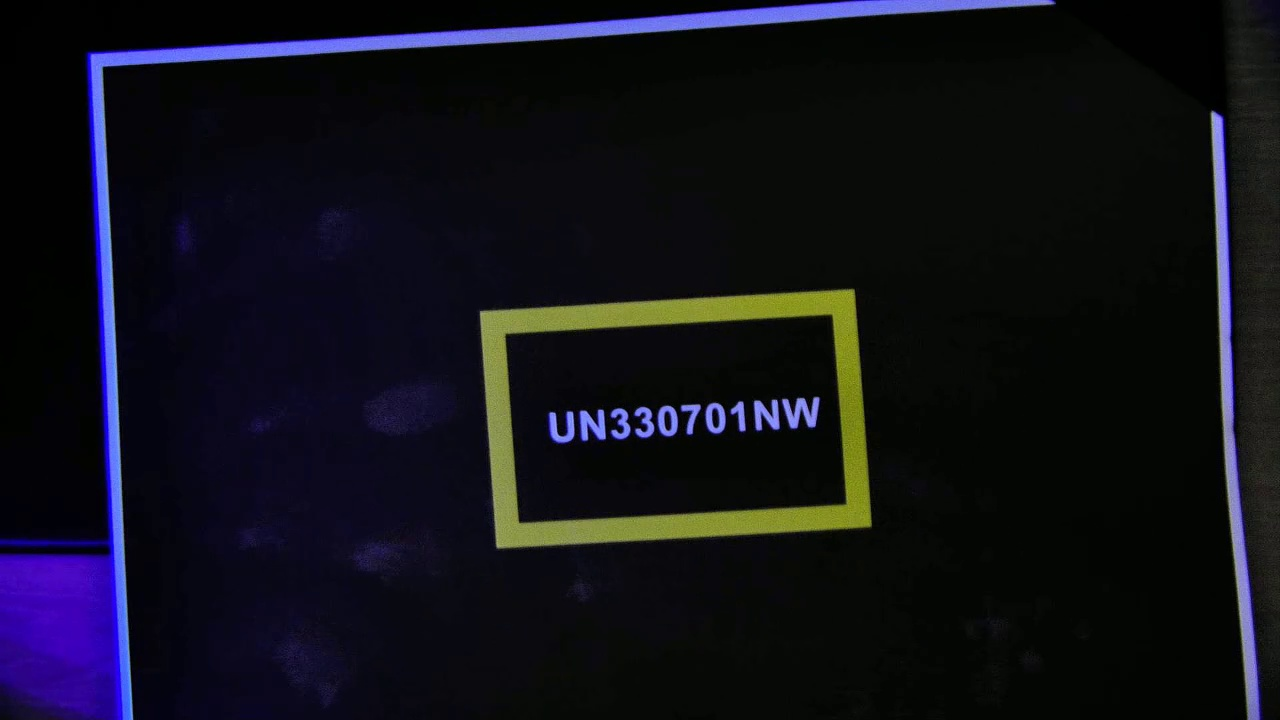
#> input picture reference.jpg, 1280 x 720 px, found by its file name
$ python -i main_vedio_Fixedpoint_PaddleOCR.py   (imports and definitions only)
#> lines starting #> are read from the running program, lines starting #| are printed output that depends on the picture; after the words box and inside, x2 and y2 are one past the last pixel; in counts of white or black regions, pixels touching at a corner belong together
import cv2
import numpy as np
from paddleocr import PaddleOCR
import re
import time
from collections import Counter
import base64

# 初始化 PaddleOCR
# https://www.paddleocr.ai/latest/version3.x/pipeline_usage/OCR.html#1-ocr
# [8 lines that did not run here, left out]

conf_threshold = 0.5
frame_count = 0
start_time = time.time()
last_ocr_time = 0
text_counter = Counter()
text_conf_dict = {}  # 記錄每個文字最高 confidence和座標
serial_number = 1
out_of_area = True  # 一開始假設不在檢測區
defect_margin = 30  # 邊界緩衝
last_roi_image = None  # 保存最後一次的ROI圖像

# 標準化尺寸
STANDARD_WIDTH = 400
STANDARD_HEIGHT = 300


def order_points(pts):
    rect = np.zeros((4, 2), dtype="float32")
    s = pts.sum(axis=1)
    rect[0] = pts[np.argmin(s)]
    rect[2] = pts[np.argmax(s)]
    diff = np.diff(pts, axis=1)
    rect[1] = pts[np.argmin(diff)]
    rect[3] = pts[np.argmax(diff)]
    return rect

def four_point_transform(image, pts):
    rect = order_points(pts)
    (tl, tr, br, bl) = rect
    widthA = np.linalg.norm(br - bl)
    widthB = np.linalg.norm(tr - tl)
    maxWidth = int(max(widthA, widthB))
    heightA = np.linalg.norm(tr - br)
    heightB = np.linalg.norm(tl - bl)
    maxHeight = int(max(heightA, heightB))
    if maxWidth <= 0 or maxHeight <= 0:
        return None
    dst = np.array([
        [0, 0],
        [maxWidth - 1, 0],
        [maxWidth - 1, maxHeight - 1],
        [0, maxHeight - 1]], dtype="float32")
    M = cv2.getPerspectiveTransform(rect, dst)
    warped = cv2.warpPerspective(image, M, (maxWidth, maxHeight))
    return warped

# [29 lines left out: functions normalize_image_size, bbox_to_minmax, normalize_bbox_coordinates, not called in this run]

def run_ocr_and_collect_text(warped_img, conf_threshold=0.5):
    results = {}
    try:
        ocr_results = ocr_reader.predict(warped_img)
        #print(f"🔍 ocr_results: {ocr_results}")  # ← 看看有沒有偵測到任何東西
        for page in ocr_results:
            rec_texts = page.get('rec_texts', [])
            rec_scores = page.get('rec_scores', [])
            rec_polys = page.get('rec_polys', [])  # 四點座標
            #print(f"📦 texts={rec_texts}, scores={rec_scores}, boxes={rec_polys}")
            for poly, text, score in zip(rec_polys, rec_texts, rec_scores):
                if score >= conf_threshold:
                    clean_text = re.sub(r'[^A-Za-z0-9]', '', text)
                    if clean_text:
                        text_counter[clean_text] += 1
                        text_conf_dict[clean_text] = max(text_conf_dict.get(clean_text, 0.0), float(score))
                        results[clean_text] = {
                            "score": float(score),
                            "bbox": bbox_to_minmax(poly)
                        }
    except Exception as e:
        print("OCR error on warped:", e)
    return results

# [92 lines left out: functions image_to_base64, calculate_iou, not called in this run]

# 全局變數存儲標準答案圖片和文字
reference_warped_img = None
reference_text = None

# 當前檢測會話的位置記錄
current_session_position_checked = False
current_session_position_status = "clear"
current_session_warped_img = None

def load_reference_image(ref_path):
    """載入標準答案圖片並記錄warped圖片和文字"""
    global reference_warped_img, reference_text

    try:
        ref_image = cv2.imread(ref_path)
        if ref_image is None:
            print(f"❌ Cannot load reference image: {ref_path}")
            return False

        # 找標準答案的矩形並做透視變換
        ref_gray = cv2.cvtColor(ref_image, cv2.COLOR_BGR2GRAY)
        blur = cv2.GaussianBlur(ref_gray, (5, 5), 0)
        edges = cv2.Canny(blur, 50, 150)
        contours, _ = cv2.findContours(edges, cv2.RETR_EXTERNAL, cv2.CHAIN_APPROX_SIMPLE)

        max_area = 0
        best_approx = None
        valid_rectangles = 0

        for i, cnt in enumerate(contours):
            peri = cv2.arcLength(cnt, True)
            approx = cv2.approxPolyDP(cnt, 0.02 * peri, True)
            area = cv2.contourArea(approx)

            if len(approx) == 4:
                valid_rectangles += 1
                if area > 5000:
                    if area > max_area:
                        max_area = area
                        best_approx = approx.reshape(4, 2).astype(np.float32)

        if best_approx is None:
            print("❌ Cannot find rectangle in reference image")
            return False

        # 透視變換
        ref_warped = four_point_transform(ref_image, best_approx)
        if ref_warped is None:
            print("❌ Perspective transform failed")
            return False

        print(f"📐 標準圖透視變換後尺寸: {ref_warped.shape[:2]}")

        # 保存warped圖片
        reference_warped_img = ref_warped.copy()

        # OCR標準答案獲取文字
        ocr_texts = run_ocr_and_collect_text(ref_warped, conf_threshold)

        if len(ocr_texts) != 0:
            # 保存第一個檢測到的文字
            reference_text = list(ocr_texts.keys())[0]
            print(f"📍 標準答案文字: '{reference_text}'")
            return True
        return False

    except Exception as e:
        print(f"❌ Error loading reference image: {e}")
        import traceback
        traceback.print_exc()
        return False

# 載入標準答案
reference_image_path = r".\reference.jpg"  # 請修改為你的標準答案圖片路徑
reference_loaded = load_reference_image(reference_image_path)
#> in load_reference_image, ref_image is the input picture: shape (720, 1280, 3); mean B, G, R 24.4, 16.1, 16.1
#> in load_reference_image, `ref_gray = cv2.cvtColor(ref_image, cv2.COLOR_BGR2GRAY)`:
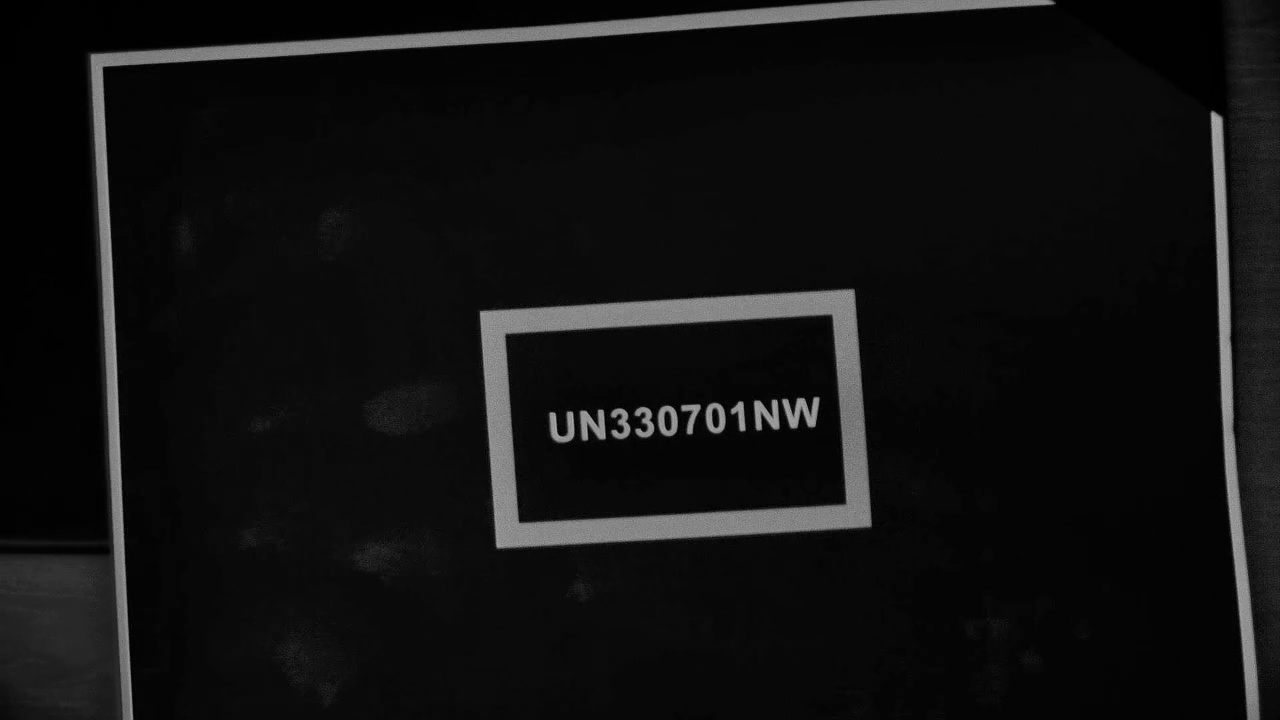
#> ref_gray: shape (720, 1280); min 0, max 171, mean 17
#> in load_reference_image, `edges = cv2.Canny(blur, 50, 150)`:
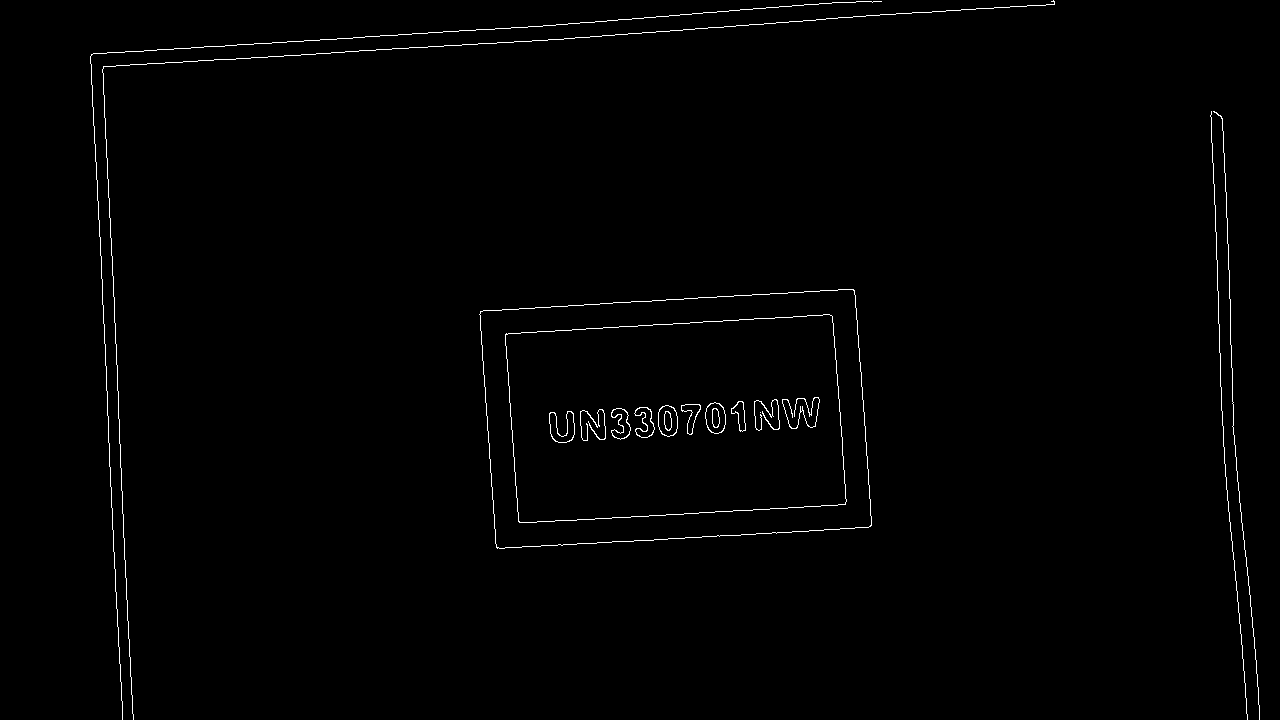
#> edges: shape (720, 1280); 0.87% white in thin lines or dots
#> in load_reference_image, `contours, _ = cv2.findContours(edges, cv2.RETR_EXTERNAL, cv2.CHAIN_APP..`: contours = 5 contours, 4 with area under 20; largest, box (x1, y1, x2, y2) and area: (479, 289, 872, 549) 89702
#> the loop in load_reference_image, `for i, cnt in enumerate(contours):` made 5 passes
#> (peri, area, max_area, best_approx) on pass 1: (1257.3, 88600, 88600, [[854, 290], [480, 311], [496, 547], [870, 526]])
#> (peri, approx, area) on passes 4 to 5: (2982.3, [[881, 1], [91, 54], [122, 719], [93, 53]], 338.5), (3296.9, [[1054, 1], [103, 66], [133, 719], [104, 66]], 359)
#> after the loop in load_reference_image, `for i, cnt in enumerate(contours):`: max_area = 88600; valid_rectangles = 3
#> in order_points, `s = pts.sum(axis=1)`: s = [1144, 791, 1043, 1396]
#> in order_points, `diff = np.diff(pts, axis=1)`: diff = [-564, -169, 51, -344]
#> in four_point_transform, `rect = order_points(pts)`: rect = [[480, 311], [854, 290], [870, 526], [496, 547]]
#> in four_point_transform, `(tl, tr, br, bl) = rect`: tl = [480, 311]; tr = [854, 290]; br = [870, 526]; bl = [496, 547]
#> in four_point_transform, `widthA = np.linalg.norm(br - bl)`: widthA = 374.6
#> in four_point_transform, `maxWidth = int(max(widthA, widthB))`: maxWidth = 374
#> in four_point_transform, `heightA = np.linalg.norm(tr - br)`: heightA = 236.5
#> in four_point_transform, `maxHeight = int(max(heightA, heightB))`: maxHeight = 236
#> in four_point_transform, `dst = np.array([ [0, 0], [maxWidth - 1, 0], [maxWidth - 1, maxHeight -..`: dst = [[0, 0], [373, 0], [373, 235], [0, 235]]
#> in four_point_transform, `M = cv2.getPerspectiveTransform(rect, dst)`: M = [[0.994, -0.0674, -456], [0.0557, 0.992, -335.2], [1e-18, 5.78e-19, 1]]
#> in four_point_transform, `warped = cv2.warpPerspective(image, M, (maxWidth, maxHeight))`:
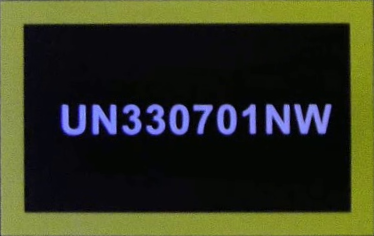
#> warped: shape (236, 374, 3); mean B, G, R 33.6, 54.9, 51.3
#| 📐 標準圖透視變換後尺寸: (236, 374)
#> in load_reference_image, `ocr_texts = run_ocr_and_collect_text(ref_warped, conf_threshold)`: ocr_texts = 0 items
# [3 lines not run here, left out]

# 影片讀取
video_path = r".\sample.mp4"
# [183 lines not run here, left out]

>>> result = load_reference_image('reference3.jpg')
#> call 2 of load_reference_image, with ref_path = 'reference3.jpg'
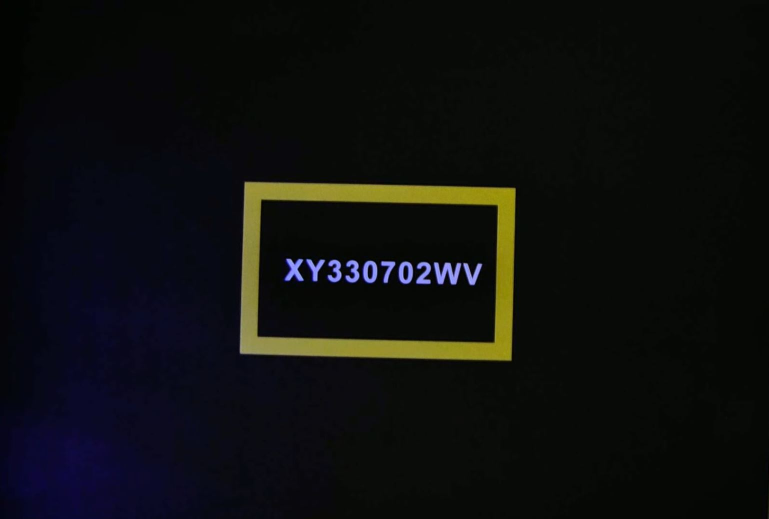
#> input picture reference3.jpg, 1537 x 1037 px (shown at 1/2 size)
#> in load_reference_image, ref_image is the input picture: shape (1037, 1537, 3); mean B, G, R 14.3, 14.8, 13.7
#> in load_reference_image (call 2), `ref_gray = cv2.cvtColor(ref_image, cv2.COLOR_BGR2GRAY)`:
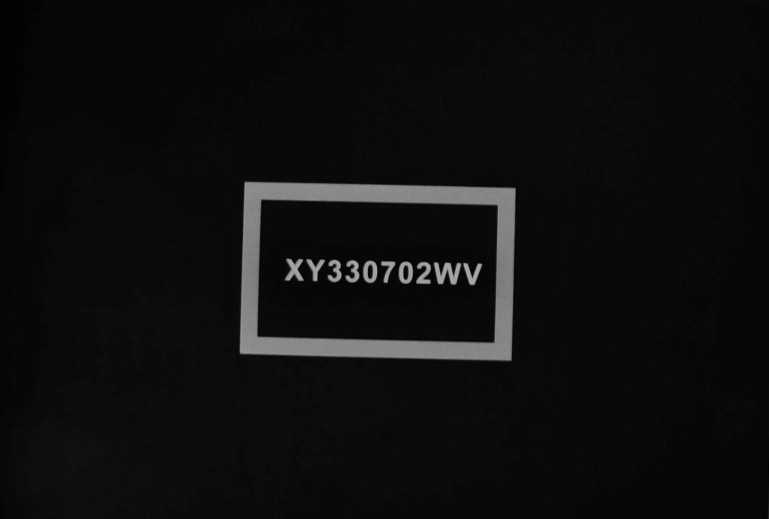
#> ref_gray: shape (1037, 1537) (shown at 1/2 size); min 0, max 186, mean 14.4
#> in load_reference_image (call 2), `edges = cv2.Canny(blur, 50, 150)`:
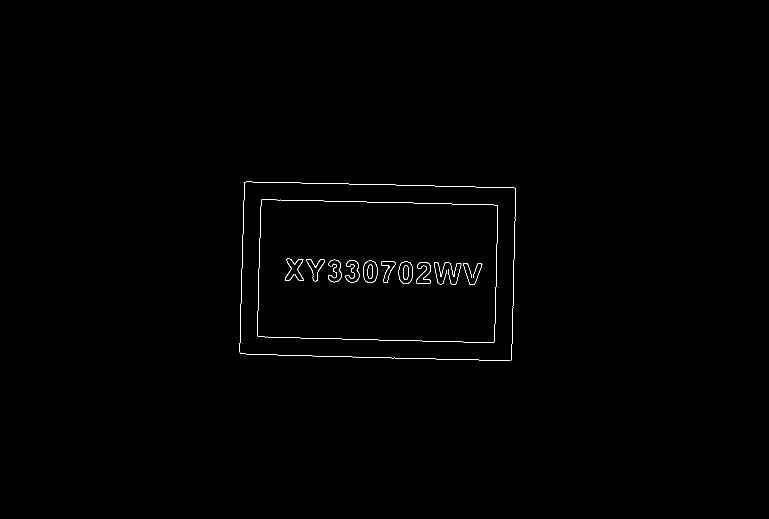
#> edges: shape (1037, 1537) (shown at 1/2 size); 0.33% white in thin lines or dots, all inside (x1, y1, x2, y2) = (479, 363, 1032, 722)
#> in load_reference_image (call 2), `contours, _ = cv2.findContours(edges, cv2.RETR_EXTERNAL, cv2.CHAIN_APP..`: contours = 2 contours, 1 with area under 20; largest, box (x1, y1, x2, y2) and area: (514, 399, 996, 686) 130522
#> the loop in load_reference_image (call 2), `for i, cnt in enumerate(contours):` made 2 passes
#> (peri, area, valid_rectangles, max_area, best_approx) on pass 1: (1513, 129155, 1, 129155, [[522, 400], [516, 673], [988, 684], [994, 410]])
#> (peri, area) on pass 2: (3596.9, 1467)
#> after the loop in load_reference_image (call 2), `for i, cnt in enumerate(contours):`: max_area = 129155; valid_rectangles = 1
#> in four_point_transform (call 2), `rect = order_points(pts)`: rect = [[522, 400], [994, 410], [988, 684], [516, 673]]
#> in four_point_transform (call 2), `(tl, tr, br, bl) = rect`: tl = [522, 400]; tr = [994, 410]; br = [988, 684]; bl = [516, 673]
#> in four_point_transform (call 2), `widthA = np.linalg.norm(br - bl)`: widthA = 472.1
#> in four_point_transform (call 2), `maxWidth = int(max(widthA, widthB))`: maxWidth = 472
#> in four_point_transform (call 2), `heightA = np.linalg.norm(tr - br)`: heightA = 274.1
#> in four_point_transform (call 2), `heightB = np.linalg.norm(tl - bl)`: heightB = 273.1
#> in four_point_transform (call 2), `maxHeight = int(max(heightA, heightB))`: maxHeight = 274
#> in four_point_transform (call 2), `dst = np.array([ [0, 0], [maxWidth - 1, 0], [maxWidth - 1, maxHeight -..`: dst = [[0, 0], [471, 0], [471, 273], [0, 273]]
#> in four_point_transform (call 2), `M = cv2.getPerspectiveTransform(rect, dst)`: M = [[1.01, 0.0221, -533.6], [-0.0213, 1, -390.4], [7.78e-06, 3.42e-07, 1]]
#> in four_point_transform (call 2), `warped = cv2.warpPerspective(image, M, (maxWidth, maxHeight))`:
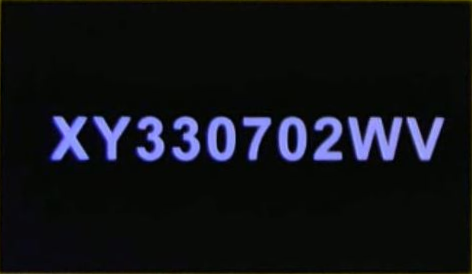
#> warped: shape (274, 472, 3); mean B, G, R 22.5, 17.9, 16.2
#| 📐 標準圖透視變換後尺寸: (274, 472)
